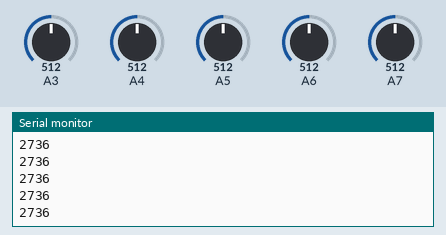
This sketch was run on a simulated Arduino Nano, built with avr-gcc and run on an emulated ATmega328P. Parts: the last lines printed to the serial monitor. The test bench sets the inputs (shaded band); at power-on: A3 = 512, A4 = 512, A5 = 512, A6 = 512, A7 = 512.

Above: at 1.2 s.
1.3 s: A3 set to 716
At 2.0 s:
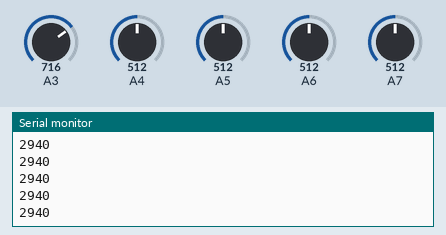
2.8 s: A4 set to 716
At 3.6 s:
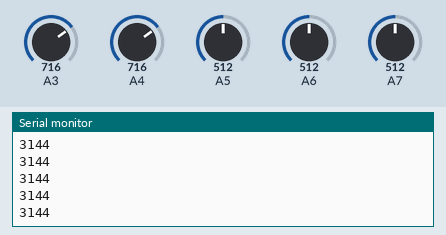
4.3 s: A5 set to 716
At 5.1 s:
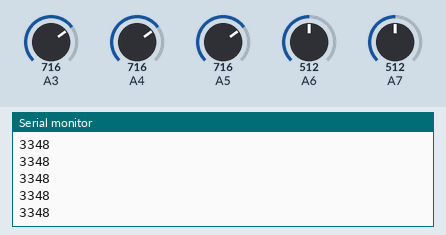
5.8 s: A6 set to 716
At 6.7 s:
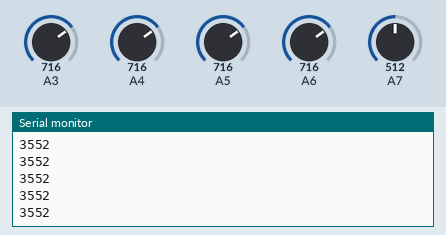
7.3 s: A7 set to 716
At 8.1 s:
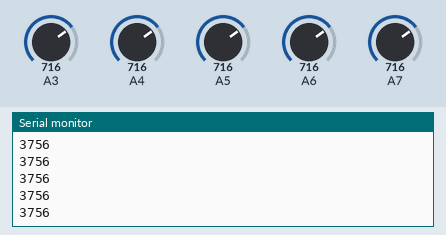
8.8 s: A3 set to 992
At 9.4 s:
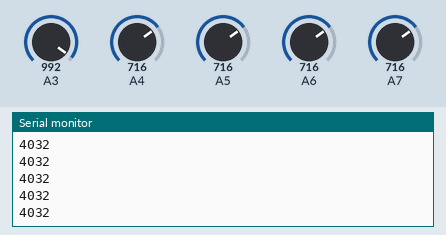
Timing chart, 0 to 11.3 s (numbered marks = the images above; inputs shaded):
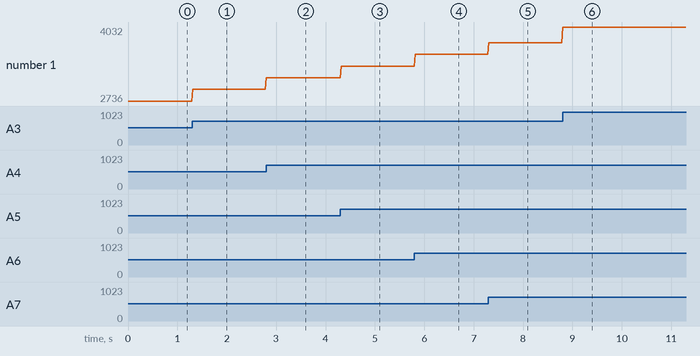

Measured:
- after the input at 1.3 s, the serial monitor: prints a new line at once (image 1)
- after the input at 2.8 s, the serial monitor: prints a new line at once (image 2)
- after the input at 4.3 s, the serial monitor: prints a new line at once (image 3)
- after the input at 5.8 s, the serial monitor: prints a new line at once (image 4)
- after the input at 7.3 s, the serial monitor: prints a new line at once (image 5)
- after the input at 8.8 s, the serial monitor: prints a new line at once (image 6)
- plotted number 1: 2736 → 2940 after the input at 1.3 s, 2940 → 3144 after the input at 2.8 s, 3144 → 3348 after the input at 4.3 s, 3348 → 3552 after the input at 5.8 s, 3552 → 3756 after the input at 7.3 s

The sketch:

foot_force_sensors.ino
```cpp
void setup() {
  // open serial communaction at 57600 baud
  Serial.begin(57600);
}

// the loop routine runs over and over again forever:
void loop() {

  // Read input voltage for the 5 FSR sensors
  int sen1 = analogRead(A3);
  int sen2 = analogRead(A4);
  int sen3 = analogRead(A5);
  int sen4 = analogRead(A6);
  int sen5 = analogRead(A7);

  // send data with the serial communication and use ',' as formater
  Serial.println(sen1 + ',' + sen2 + ',' + sen3 + ',' + sen4 + ',' + sen5);

  delay(20);        // delay in between reads for stability
}
```
